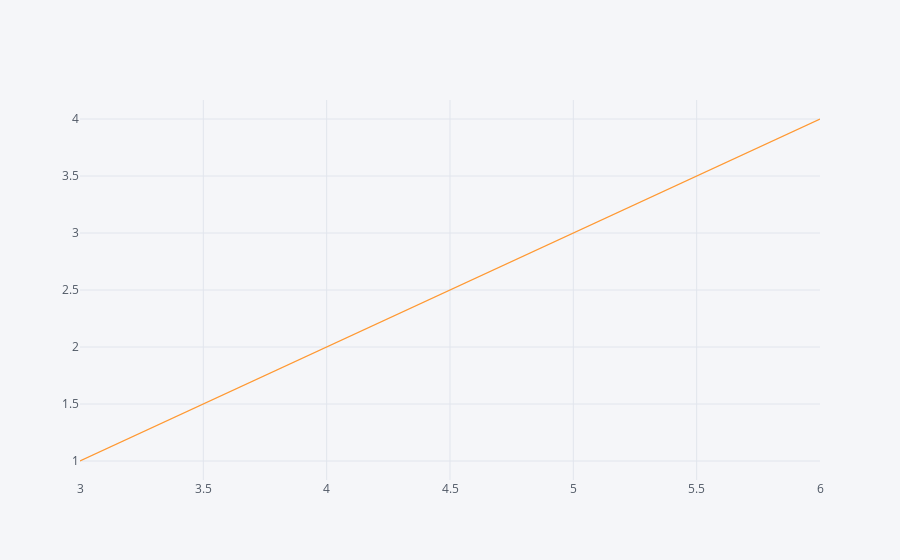

Notebook code cell kept with this figure:
### Code cell
db.iplot()

### Figure 1 — Plotly figure (JSON) as saved in the notebook; plotly's stock layout.template omitted (floating-point values rounded to 4 significant figures)
{"data": [{"line": {"color": "rgba(255, 153, 51, 1.0)", "dash": "solid", "shape": "linear", "width": 1.3}, "mode": "lines", "name": "0", "text": "", "type": "scatter", "x": [3, 4, 5, 6], "y": [1, 2, 3, 4]}], "layout": {"legend": {"bgcolor": "#F5F6F9", "font": {"color": "#4D5663"}}, "paper_bgcolor": "#F5F6F9", "plot_bgcolor": "#F5F6F9", "title": {"font": {"color": "#4D5663"}}, "xaxis": {"gridcolor": "#E1E5ED", "showgrid": true, "tickfont": {"color": "#4D5663"}, "title": {"font": {"color": "#4D5663"}, "text": ""}, "zerolinecolor": "#E1E5ED"}, "yaxis": {"gridcolor": "#E1E5ED", "showgrid": true, "tickfont": {"color": "#4D5663"}, "title": {"font": {"color": "#4D5663"}, "text": ""}, "zerolinecolor": "#E1E5ED"}}}
